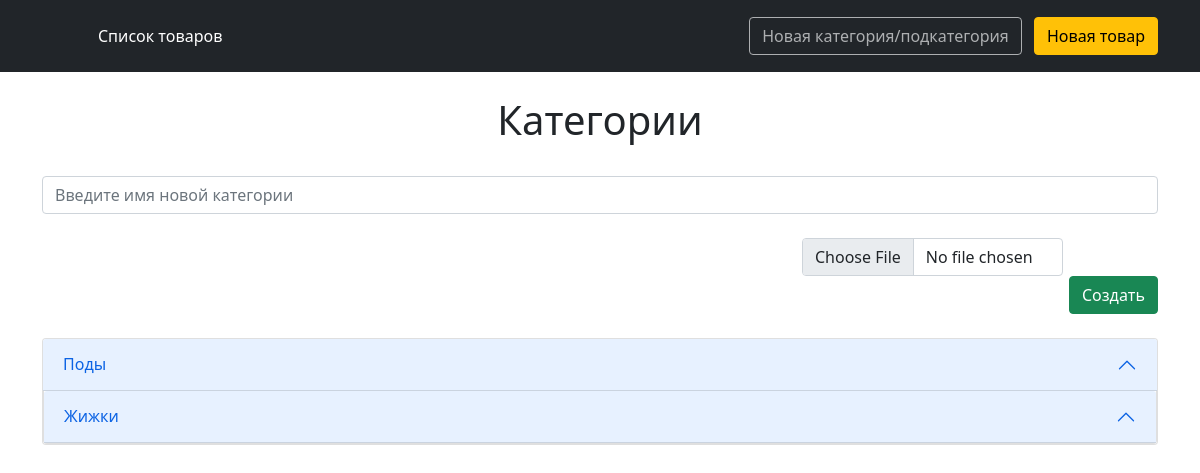
Page /add_category/ on the earlier database version.
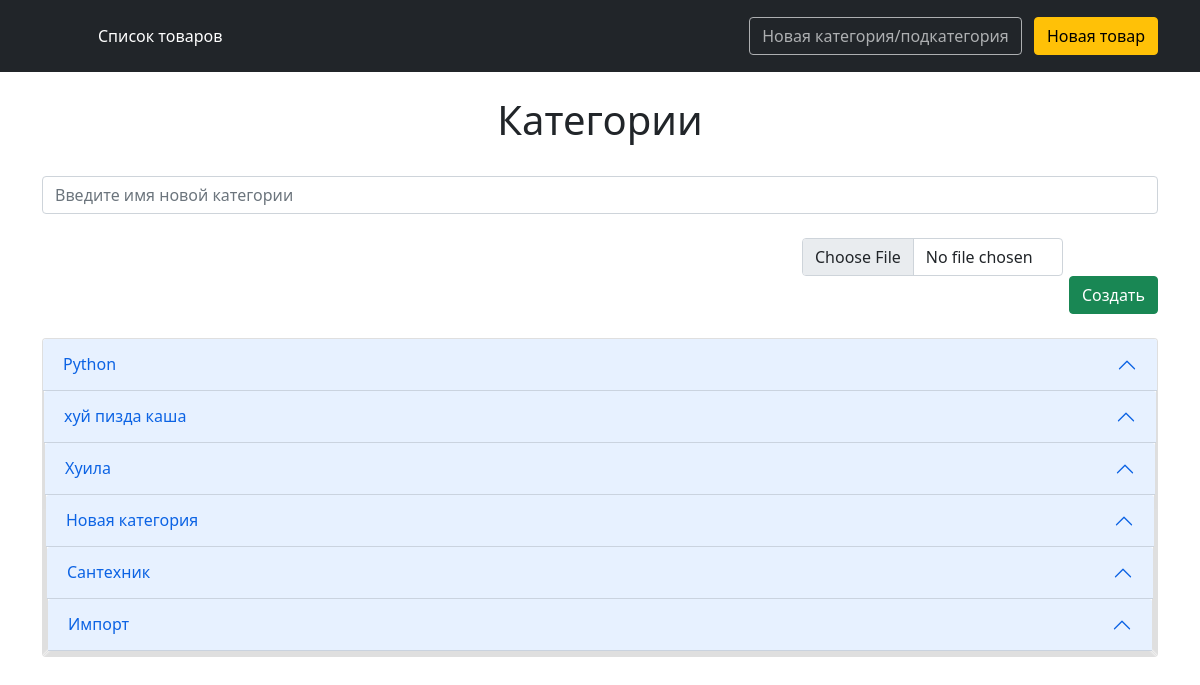
Same page on the later database version.
### main_app/models.py (models this page shows, shortened)
class Category(models.Model):
    name = models.CharField(max_length=255)
    photo = models.ImageField(upload_to='category_img/')
    slug = models.SlugField(max_length=70, unique=True)
    def __str__(self):
        return self.name

### main_app/views.py (the view, shortened to what this page needs)
# urls.py: path('add_category/', create_category, name='add_category'),
def create_category(request):
    category_form = CategoryForm()
    sc_form = SubcategoryForm()
    category = Category.objects.all()
    return render(request, 'main_app/category.html', {'category_form': category_form, 'sc_form': sc_form ,'category': category})

### main_app/forms.py
class CategoryForm(forms.ModelForm):
      name = forms.CharField(widget=forms.TextInput(attrs={'class': 'form-control', 'placeholder': 'Введите имя новой категории'}))
      photo = forms.ImageField(widget=forms.FileInput(attrs={'class': 'form-control'}))
      class Meta:
            model = Category
            fields = ['name', 'photo']

class SubcategoryForm(forms.ModelForm):
      name = forms.CharField(widget=forms.TextInput(attrs={'class': 'form-control', 'placeholder': 'Введите имя новой подкатегории'}))
      photo = forms.ImageField(widget=forms.FileInput(attrs={'class': 'form-control'}))
      class Meta:
            model = SubCategory
            fields = ['name', 'photo']

### main_app/templates/main_app/category.html (shortened to what this page needs)
{% extends 'main_app/base.html' %}
{% load static %}
{% block content %}
<div class="text-center">
    <h1>Категории</h1>
</div>
<br>
<form action="{% url 'add_category' %}" method="post" enctype="multipart/form-data">
    {{ category_form.name }}
    <br>
    <div class="row">
        <div class="col-8">
        </div>
        <div class="col-3">
            {{ category_form.photo }}
        </div>
        <div class="col">
            <div class="text-end">
                <button class="btn btn-success" type="Submit" id="button-addon2" name="create_category">Создать</button>
            </div>
        </div>
    </div>
</form>
<br>
<div class="accordion" id="accordionExample">
    {% for c in category %}
    <div class="accordion-item">
        <h2 class="accordion-header" id="headingOne">
            <button class="accordion-button" type="button" data-bs-toggle="collapse" data-bs-target="#collapse-{{c.pk}}"
                aria-expanded="true" aria-controls="collapse-{{c.pk}}">
                {{c}}
            </button>
        </h2>
        {% endfor %}
    </div>
    {% endblock %}

### main_app/templates/main_app/base.html (shortened to what this page needs)
<!doctype html>
<html lang="ru">
  <head>
    <link href="https://cdn.jsdelivr.net/npm/bootstrap@5.0.2/dist/css/bootstrap.min.css" rel="stylesheet">
  </head>
  <body>
    {% block header %}
    <header class="p-3 bg-dark text-white">
      <div class="container-sm">
        <div class="d-flex flex-wrap align-items-center justify-content-center justify-content-lg-start">
          <a href="/" class="d-flex align-items-center mb-2 mb-lg-0 text-white text-decoration-none">
            <svg class="bi me-2" width="40" height="32" role="img" aria-label="Bootstrap"><use xlink:href="#bootstrap"></use></svg>
          </a>
          <ul class="nav col-12 col-lg-auto me-lg-auto mb-2 justify-content-center mb-md-0">
            {% url 'all_product' as ap %}
            {% if request.path == ap %}
            <li><a href="{% url 'all_product' %}" class="nav-link px-2 disabled">Список товаров</a></li>
            {% else %}
            <li><a href="{% url 'all_product' %}" class="nav-link px-2 text-white">Список товаров</a></li>
            {% endif %}
          </ul>
          <div class="text-end">
            {% url 'add_category' as ac %}
            {% if request.path == ac %}
            <a class="btn btn-outline-light me-2 disabled href="{% url 'add_category' %}" role="button">Новая категория/подкатегория</a>
            {% else %}
            <a class="btn btn-outline-light me-2 " href="{% url 'add_category' %}" role="button">Новая категория/подкатегория</a>
            {% endif %}
            {% url 'add_product' as ap %}
            {% if request.path == ap %}
            <a class="btn btn-warning disabled" href="{% url 'add_product' %}" role="button">Новая товар</a>
            {% else %}
            <a class="btn btn-warning" href="{% url 'add_product' %}" role="button">Новая товар</a>
            {% endif %}
          </div>
        </div>
      </div>
    </header>
    {% endblock %}
        <main class="flex-shrink-0">
          <div class="container-sm">
            <br>
            {% block content %}
            {% endblock %}
          </div>
        </main>
  </body>
</html>

Differences in the rows shown:
changed Category: name "Поды" → "Python"
changed Category: name "Жижки" → "хуй пизда каша"
added Category: name "Хуила"
added Category: name "Новая категория"
added Category: name "Сантехник"
added Category: name "Импорт"
